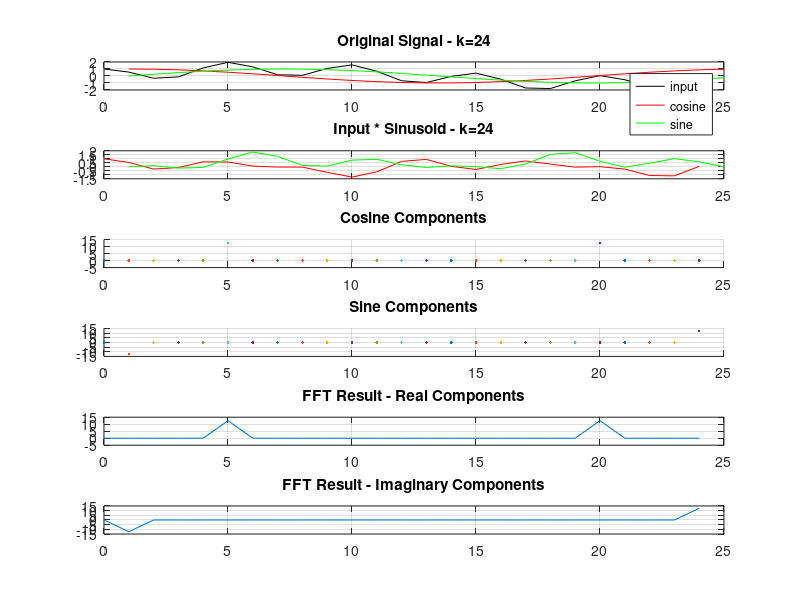

The MATLAB script that drew this image:
#!/bin/octave
## Evan Widloski - 2016-07-14
## DFT Testing - practicing and understanding DFT

duration = 1;
sample_freq = 25;

N = duration*sample_freq;

n = 0:N-1;

x = sin(2*pi*1*n/N) + cos(2*pi*5*n/N);

for k = n
  c = cos((2*pi*k*n)/N);
  s = -sin((2*pi*k*n)/N);

  ## show original signal and sin/cos to calculate correlation with
  subplot(6,1,1)
  plot(n,x,'k',c,'r',s,'g')
  legend('input','cosine','sine')
  grid on
  title(sprintf('Original Signal - k=%d',k))

  ## first step in finding correlation
  subplot(6,1,2)
  plot(n,c.*x,'r',s.*x,'g')
  grid on
  title(sprintf('Input * Sinusoid - k=%d',k))

  ## calculate correlation by summing previous signal
  subplot(6,1,3)
  hold on
  plot(k,sum(c.*x))
  grid on
  hold off
  title('Cosine Components')

  ## calculate correlation by summing previous signal
  subplot(6,1,4)
  hold on
  plot(k,sum(s.*x))
  grid on
  hold off
  title('Sine Components')

  drawnow
endfor

## show FFT for comparison
subplot(6,1,5)
plot(n,real(fft(x)))
grid on
title('FFT Result - Real Components')
subplot(6,1,6)
plot(n,imag(fft(x)))
grid on
title('FFT Result - Imaginary Components')
